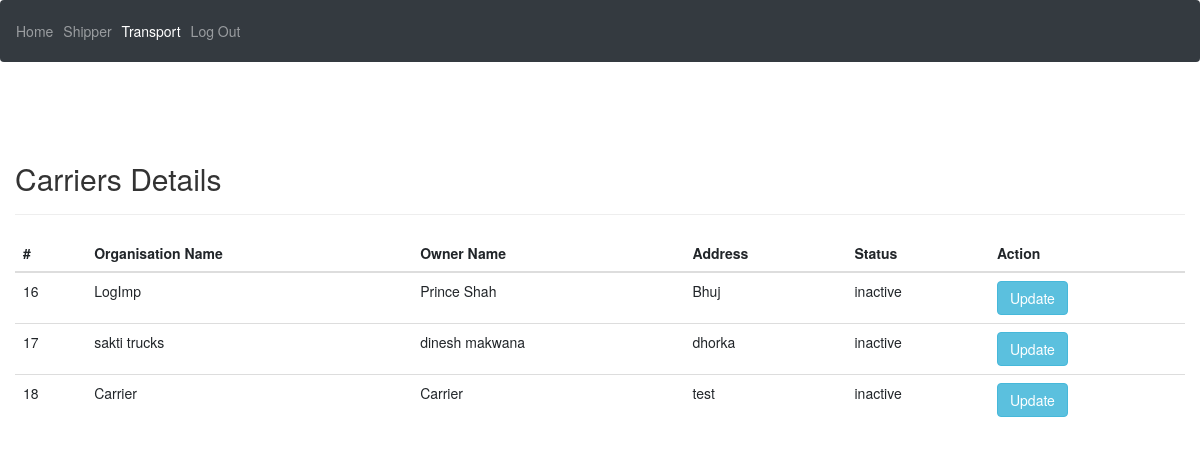
/Admin/carriers.php (signed in), run on the app's committed database.
### tables this page shows
CREATE TABLE `user_t` (
  `T_id` int(10) NOT NULL,
  `T_org_name` varchar(50) NOT NULL,
  `T_owner_name` varchar(50) NOT NULL,
  `T_mail` varchar(100) NOT NULL,
  `T_address` varchar(200) NOT NULL,
  `Type_of_vehicle` varchar(100) NOT NULL,
  `T_number` bigint(20) NOT NULL,
  `T_anumber` bigint(20) NOT NULL,
  `T_no_vehicle` int(10) NOT NULL,
  `T_service` varchar(200) NOT NULL,
  `T_password` varchar(200) NOT NULL,
  `T_security_question` varchar(50) NOT NULL,
  `T_security_answer` varchar(200) NOT NULL,
  `T_status` tinyint(1) NOT NULL DEFAULT 2,
  `T_active` tinyint(1) NOT NULL DEFAULT 0
);

### Admin/carriers.php (the view, shortened to what this page needs)
<!DOCTYPE html>
<html lang="en" dir="ltr">
<head>
  <link rel="stylesheet" href="https://stackpath.bootstrapcdn.com/bootstrap/4.3.1/css/bootstrap.min.css">
  <link rel="stylesheet" href="https://maxcdn.bootstrapcdn.com/bootstrap/3.3.7/css/bootstrap.css">
</head>
<nav class="navbar navbar-expand-sm bg-dark navbar-dark">
  <ul class="navbar-nav">
    <li class="nav-item">
      <a class="nav-link" href="home.php">Home</a>
    </li>
    <li class="nav-item">
      <a class="nav-link" href="shippers.php">Shipper</a>
    </li>
    <li class="nav-item active">
      <a class="nav-link" href="carriers.php">Transport</a>
    </li>
    <li class="nav-item">
      <?php if (isset($_SESSION['mail'])){ ?>
      <a class="nav-link" href="logout.php">Log Out</a>
      <?php } ?>
    </li>
  </ul>
</nav>
<body>
  <div class="container-fluid" style="width: 1200px;">
    <div class="row">
        <div class="col-md-12">
        <br/>
            <div class="page-header clearfix">
                <h2 class="pull-left">Carriers Details</h2>
                <br/>
            </div>
            <?php
            require_once "../connection.php";
            $sql = "SELECT * FROM user_t";
            if($result = mysqli_query($con, $sql)){
                if(mysqli_num_rows($result) > 0){
                    echo "<table class='table'>";
                        echo "<thead>";
                            echo "<tr>";
                                echo "<th scope='col'>#</th>";
                                echo "<th scope='col'>Organisation Name</th>";
                                echo "<th scope='col'>Owner Name</th>";
                                echo "<th scope='col'>Address</th>";
                                echo "<th scope='col'>Status</th>";
                                echo "<th scope='col'>Action</th>";
                            echo "</tr>";
                        echo "</thead>";
                        echo "<tbody>";
                        while($row = mysqli_fetch_array($result)){
                            $status = $row['T_status'];
                            if($status == 1) {
                                $status = 'active';
                            } else {
                                $status = 'inactive';
                            }
                            echo "<tr>";
                                echo "<td>" . $row['T_id'] . "</td>";
                                echo "<td>" . $row['T_org_name'] . "</td>";
                                echo "<td>" . $row['T_owner_name'] . "</td>";
                                echo "<td>" . $row['T_address'] . "</td>";
                                echo "<td>" . $status . "</td>";
                                echo "<td>";
                                    echo "<a href='update.php?id=". $row['T_id'] ."' title='Update'
                                    data-toggle='tooltip'><Button class='btn btn-info'>Update</Button></a>";
                                echo "</td>";
                            echo "</tr>";
                        }
                        echo "</tbody>";
                    echo "</table>";
                } else{
                    echo "<p class='lead'><em>No records were found.</em></p>";
                }
            } else{
                echo "ERROR: Could not able to execute $sql. " . mysqli_error($con);
            }
            ?>
        </div>
    </div>
  </div>
</body>
</html>

### data on the page
user_t: T_id "16", T_org_name "LogImp", T_owner_name "Prince Shah", T_address "Bhuj", T_status "inactive"
user_t: T_id "17", T_org_name "sakti trucks", T_owner_name "dinesh makwana", T_address "dhorka", T_status "inactive"
user_t: T_id "18", T_org_name "Carrier", T_owner_name "Carrier", T_address "test", T_status "inactive"
